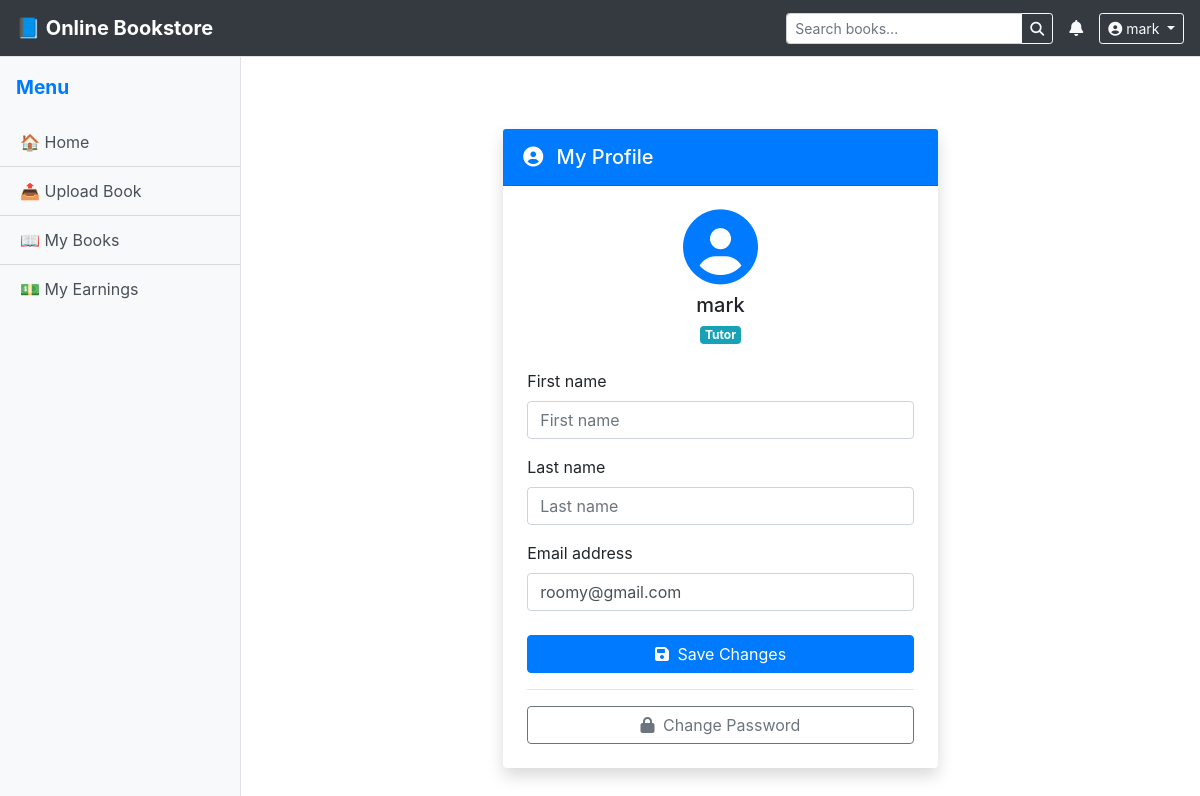
Page /profile/ (signed in) on the committed database.
### accounts/models.py (models this page shows)
class CustomUser(AbstractUser):
    USER_TYPES = (
        ('student', 'Student'),
        ('tutor', 'Tutor/Author'),
        ('manager', 'Manager'),
        ('admin', 'Admin'),
    )
    user_type = models.CharField(max_length=10, choices=USER_TYPES, default='student')

### accounts/views.py (the view)
# urls.py: path('profile/', views.user_profile, name='user_profile'),
@login_required
def user_profile(request):
    if request.method == 'POST':
        form = UserProfileForm(
            request.POST,
            instance=request.user
        )
        if form.is_valid():
            form.save()
            messages.success(
                request,
                'Your profile has been updated successfully.'
            )
            return redirect('user_profile')
    else:
        form = UserProfileForm(instance=request.user)
    return render(
        request,
        'accounts/profile.html',
        {'form': form}
    )

### accounts/forms.py
class UserProfileForm(forms.ModelForm):
    class Meta:
        model = User
        fields = [
            'first_name',
            'last_name',
            'email',
        ]
        widgets = {
            'first_name': forms.TextInput(attrs={
                'class': 'form-control',
                'placeholder': 'First name'
            }),
            'last_name': forms.TextInput(attrs={
                'class': 'form-control',
                'placeholder': 'Last name'
            }),
            'email': forms.EmailInput(attrs={
                'class': 'form-control',
                'placeholder': 'Email address'
            }),
        }

### templates/accounts/profile.html (shortened to what this page needs)
{% extends 'base.html' %}
{% block content %}
<div class="container py-5">
    <div class="row justify-content-center">
        <div class="col-md-8 col-lg-6">
            <div class="card shadow border-0">
                <div class="card-header bg-primary text-white py-3">
                    <h5 class="mb-0">
                        <i class="fas fa-user-circle mr-2"></i>
                        My Profile
                    </h5>
                </div>
                <div class="card-body p-4">
                    <div class="text-center mb-4">
                        <i class="fas fa-user-circle text-primary"
                           style="font-size: 75px;"></i>
                        <h5 class="mt-2 mb-1">
                            {{ request.user.username }}
                        </h5>
                        <span class="badge badge-info">
                            {{ request.user.user_type|title }}
                        </span>
                    </div>
                    <form method="POST">
                        {% for field in form %}
                            <div class="form-group">
                                <label>{{ field.label }}</label>
                                {{ field }}
                            </div>
                        {% endfor %}
                        <button type="submit"
                                class="btn btn-primary btn-block mt-4">
                            <i class="fas fa-save mr-1"></i>
                            Save Changes
                        </button>
                    </form>
                    <hr>
                    <a href="{% url 'change_password' %}"
                       class="btn btn-outline-secondary btn-block">
                        <i class="fas fa-lock mr-1"></i>
                        Change Password
                    </a>
                </div>
            </div>
        </div>
    </div>
</div>
{% endblock %}

### templates/base.html (shortened to what this page needs)
<!doctype html>
<html lang="en">
<head>
    <link rel="stylesheet" href="https://stackpath.bootstrapcdn.com/bootstrap/4.4.1/css/bootstrap.min.css">
</head>
<body>
    <nav class="navbar navbar-expand-lg navbar-dark bg-dark border-bottom">
        <a class="navbar-brand font-weight-bold" href="{% url 'list' %}">📘 Online Bookstore</a>
        <div class="ml-auto d-flex align-items-center">
            <form class="form-inline mr-3" action="{% url 'search_results' %}" method="get">
                <div class="input-group">
                    <input name="q" class="form-control form-control-sm" type="text" placeholder="Search books...">
                    <div class="input-group-append">
                        <button class="btn btn-outline-light btn-sm" type="submit"><i class="fas fa-search"></i></button>
                    </div>
                </div>
            </form>
            <div class="dropdown mr-3">
                <a class="text-light" href="#" id="notifDropdown" data-toggle="dropdown">
                    <i class="fas fa-bell"></i>
                </a>
            </div>
<div class="dropdown">
    <a class="btn btn-sm btn-outline-light dropdown-toggle"
       href="#"
       data-toggle="dropdown">
        <i class="fas fa-user-circle"></i>
        {{ user.username|default:"Guest" }}
    </a>
</div>
        </div>
    </nav>
    <div class="d-flex" id="wrapper">
        {% include 'nav_side.html' %}
        <div id="page-content-wrapper">
            <div class="container-fluid mt-4">
                {% block content %}
                {% endblock content %}
            </div>
        </div>
    </div>
</body>
</html>

### templates/base.html (style rules this page uses)
body { overflow-x: hidden; }
#page-content-wrapper { min-width: 100vw; }
@media (min-width: 768px) { #page-content-wrapper { min-width: 0; width: 100%; } }

### rows in the picture
CustomUser: username "mark", user.username "mark", user.user_type "Tutor", form "roomy@gmail.com"

### other values in the picture
{{ field.label }} "First name" "Last name" "Email address"
